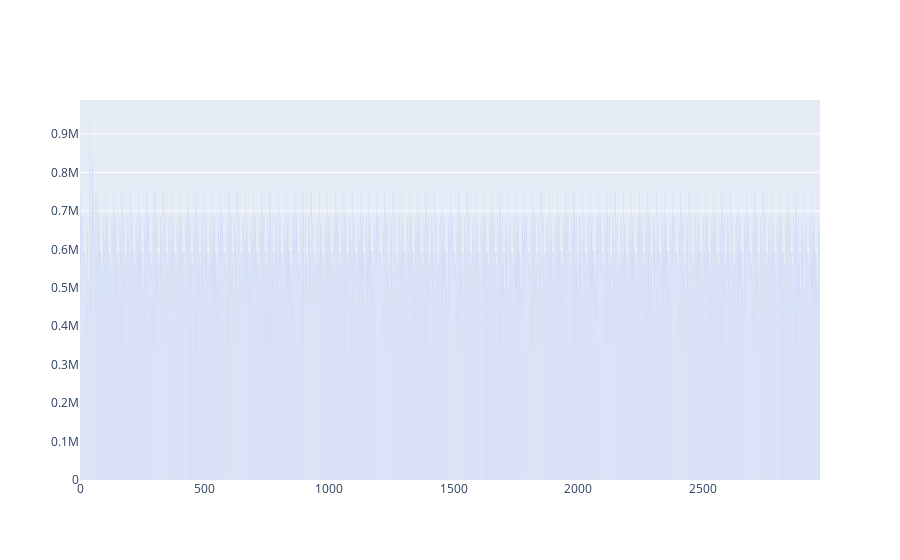

Notebook code for this chart:
### Code cell
fig = go.Figure(
    data=go.Bar(y=df.price)
)
fig.show()

### Figure 1 — Plotly figure (JSON) as saved in the notebook; plotly's stock layout.template omitted (floating-point values rounded to 4 significant figures; data arrays with more than 128 entries replaced by an {"elided": "..."} marker saying what was removed)
{"data": [{"type": "bar", "y": {"elided": "2970 int values"}}], "layout": {}}
